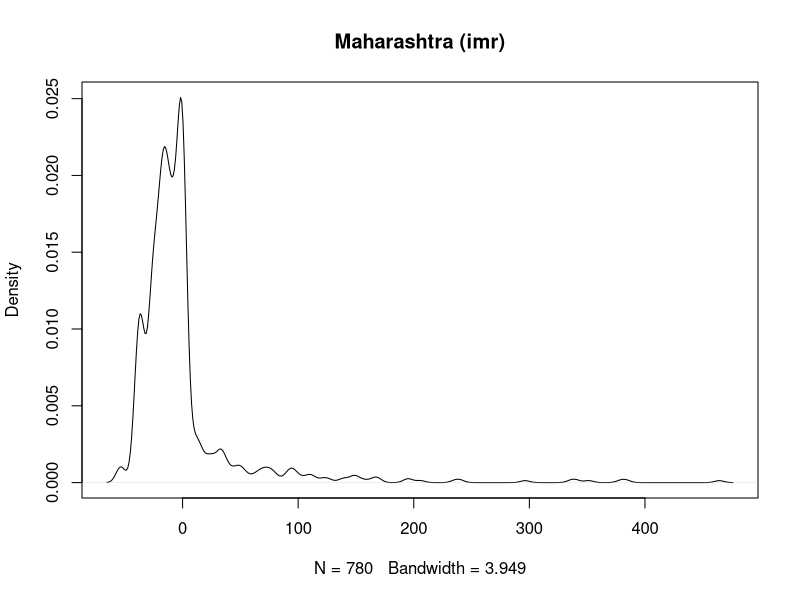

R code for this plot:
X_N = read.csv("maha_Y_N.csv")
X_I = read.csv("maha_Y_I.csv")
X_U = read.csv("maha_Y_U.csv")
# X_N = read.csv("mani_Y_N.csv")
# X_I = read.csv("mani_Y_I.csv")
# X_U = read.csv("mani_Y_U.csv")

cols = c("W", "S", "A")

X_N[cols] <- lapply(X_N[cols], factor)
X_I[cols] <- lapply(X_I[cols], factor)
X_U[cols] <- lapply(X_U[cols], factor)

# temp = aov(Y ~ W * S * A, data = X_N)
# summary(temp)

temp = aov(Y ~ W * S * A, data = X_I)
summary(temp)

# temp = aov(Y ~ W * S * A, data = X_U)
# summary(temp)

t1 = temp[["residuals"]]
plot(density(t1), main = "Maharashtra (imr)")

n = length(t1)
t2 = qnorm(seq(n)/n)
chisq.test(t1, t2)